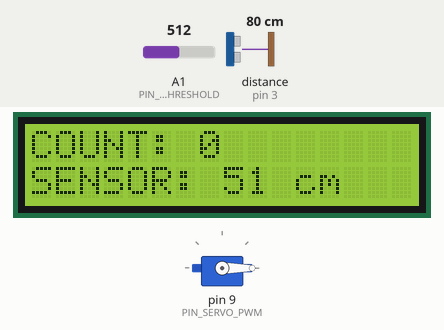
Recording of a sketch running on a simulated Arduino Uno, built with avr-gcc and run on an emulated ATmega328P. Parts: servo, 16×2 character LCD. Wiring (inferred from the names in the program): ultrasonic range finder: trigger pin 2; echo pin 3. The inputs (shaded band) are chosen by the test bench; at power-on: distance to the obstacle (sensor on pin 3) 80 cm, A1 (PIN_SENSOR_THRESHOLD) = 512. The echo pulse lasts 58.3 µs per cm; what the sketch prints to the serial monitor is not drawn.

Above: at 1.2 s.
1.3 s: distance to the obstacle (sensor on pin 3) set to 57 cm
2.8 s: distance to the obstacle (sensor on pin 3) set to 47 cm
At 4.8 s:
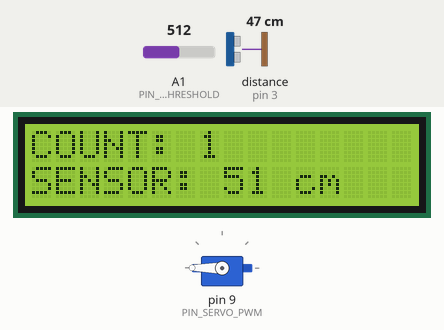
5.6 s: A1 (PIN_SENSOR_THRESHOLD) set to 716
At 7.5 s:
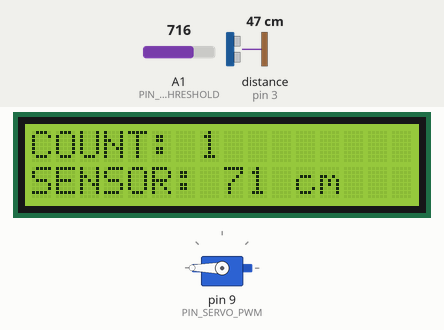
8.2 s: A1 (PIN_SENSOR_THRESHOLD) set to 900
At 10.2 s:
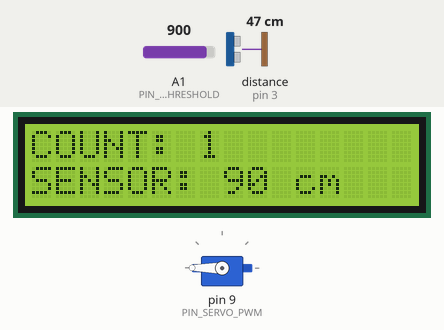
10.8 s: A1 (PIN_SENSOR_THRESHOLD) set to 1023
At 12.9 s:
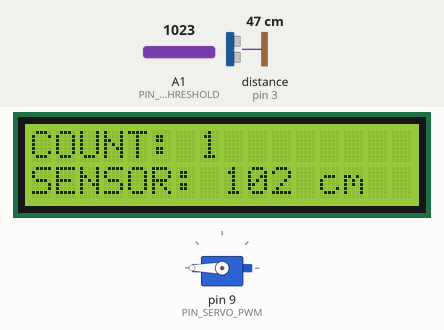
Timing chart, 0 to 14.4 s (numbered marks = the images above; inputs shaded):
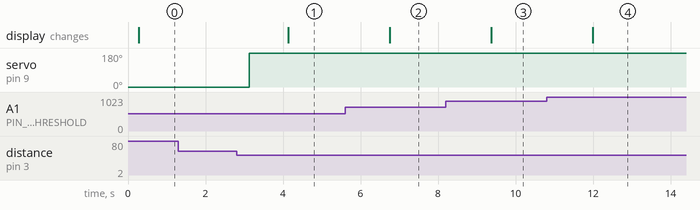

Measured:
- the behaviour switches between 52 and 51 cm on distance to the obstacle (sensor on pin 3) (found by bisection; images 0 and 1)
- after the input at 1.3 s, every drawn part: stays the same
- after the input at 2.8 s, servo on pin 9 (PIN_SERVO_PWM): 0° → 180° after 0.34 s; the display: changes after 1.3 s (image 1)
- after the input at 5.6 s, the display: changes after 1.2 s (image 2)
- after the input at 8.2 s, the display: changes after 1.2 s (image 3)
- after the input at 10.8 s, the display: changes after 1.2 s (image 4)

The sketch:

autosanitizer2.ino
```cpp
// (licence header left out)
#include <Servo.h>
#include <LiquidCrystal.h>

#define PIN_SERVO_PWM     9
#define PIN_TRIG          2
#define PIN_ECHO          3
#define PIN_SENSOR_THRESHOLD 1
#define PIN_LCD_RS        4 // LCD register select signal
#define PIN_LCD_EN        6 // LCD operation enable signal
#define PIN_LCD_DB4      10 // LCD data bus line
#define PIN_LCD_DB5      11 // LCD data bus line
#define PIN_LCD_DB6      12 // LCD data bus line
#define PIN_LCD_DB7      13 // LCD data bus line

#define SENSOR_THRESHOLD_MAX 1024 // ADC MAX value
#define MAX_DISTANCE 100          // 100cm
#define SENSOR_RESOLUTION (SENSOR_THRESHOLD_MAX / MAX_DISTANCE)

// Prototype definitions
void display_status();
float ultrasonic_read();


// servo instance
Servo servo;

// LCD instance
LiquidCrystal lcd(PIN_LCD_RS, PIN_LCD_EN, PIN_LCD_DB4, PIN_LCD_DB5, PIN_LCD_DB6, PIN_LCD_DB7);


// CDS threshold default value
unsigned int sensor_detectval = 10;

// status definitions
int pumping = 0;
int pumpcount = 0;


void setup() {
  // put your setup code here, to run once:

  // Initialize for Serial debug
  Serial.begin(115200);

  // Initialize for servo
  servo.attach(PIN_SERVO_PWM);
  servo.write(0);

  // Initialize for LCD (for 1602A LED)
  lcd.begin( 16, 2 );
  lcd.clear();
  lcd.setCursor(0, 0);

  // Initialize for Ultrasonic Sensor
  pinMode(PIN_TRIG,OUTPUT);
  pinMode(PIN_ECHO,INPUT);

}

void loop() {
  // put your main code here, to run repeatedly:
  int i;
  int sensor_val;

  // Read analog value from variable register
  sensor_detectval = analogRead(PIN_SENSOR_THRESHOLD) / SENSOR_RESOLUTION;

  // Debug print
  Serial.print("Sensor detect value: ");
  Serial.print(sensor_detectval, DEC);
  Serial.print(" cm");
  Serial.print("\n");

  sensor_val = (int)ultrasonic_read();
  // Debug print
  Serial.print(sensor_val, DEC);
  Serial.print(" cm");
  Serial.print("\n");

  if(sensor_val < sensor_detectval ) {
    if(pumping == 0){
      // pumping lequid
      Serial.print("Detect ultrasonic sensor \n");
      Serial.print("Pumping lequid\n");
      servo.write(180);
      pumping = 1;
      pumpcount++;
      }
    delay(1000);
  } else {
    Serial.print("Stop pumping\n");
    servo.write(0);
    pumping = 0;
    delay(200);
  }

  //Display current status to LCD
  display_status();

  //wait for loop
  delay(300);

}


float ultrasonic_read() {
  int duration = 0;
  float distance = 0;;
  const unsigned int MAX_DIST = 23200; //400cm(23200μs/pulse)以上は測定範囲外

  digitalWrite(PIN_TRIG,HIGH);
  delayMicroseconds(10);
  digitalWrite(PIN_TRIG,LOW);

  duration = pulseIn(PIN_ECHO,HIGH);
  if(duration>0){
    distance=duration/58.8;
  }

  if(duration>MAX_DIST){
    return 400;
  }else{
    return distance;
  }
}


void display_status()
{
//  lcd.clear();
  lcd.clear();

  //Display pump counter
  lcd.setCursor(0, 0);
  lcd.print("COUNT: ");
  lcd.print(pumpcount, DEC);

  //Display CdS threshold
  lcd.setCursor(0, 1);
  lcd.print("SENSOR: ");
  lcd.print(sensor_detectval, DEC);
  lcd.print(" cm   ");

}
```
